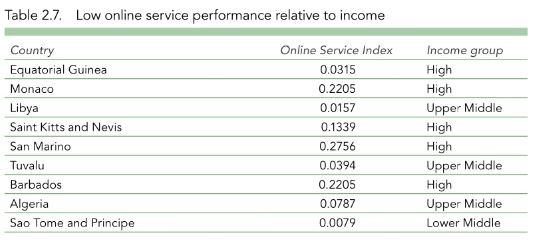
#> input picture data/tables/table2.JPG, 539 x 247 px, found by its file name
$ jupyter execute --allow-errors 'Table Extraction - subtables.ipynb'   (shell and % lines are left out)
#> lines starting #> are read from the running program, lines starting #| are printed output that depends on the picture; after the words box and inside, x2 and y2 are one past the last pixel; in counts of white or black regions, pixels touching at a corner belong together; long printed decimals are rounded
# Table extraction tutorial

This worked reasonably well. some minor bits to tune like the image threshold type, and this won't work for borderless tables.

However, it does give a good overview of how once we have the contours associated to the table, we can extract the contents using pytesseract.

https://towardsdatascience.com/a-table-detection-cell-recognition-and-text-extraction-algorithm-to-convert-tables-to-excel-files-902edcf289ec

### Extension to subtables

Subtables can be extracted by clustering the bounding boxes using a distance metric. we know the bounding boxes positions will be represented as x-y coordinate pairs, and so we can use this to group together bounding boxes belonging to subtables

[cell 1]
import cv2
import numpy as np
import pandas as pd
import matplotlib.pyplot as plt
import csv

try:
    from PIL import Image
except ImportError:
    import Image

import pytesseract

plt.rc('figure', figsize=(30, 20.0))

DATA_ROOT = 'data/tables/'

## Loading the image

First let us load hte image, and convert it the appropriate format:
- binary image
- invert to white on black lines and font

[cell 2]
PATH = f'{DATA_ROOT}/table2.jpg'

img = cv2.imread(PATH, cv2.IMREAD_GRAYSCALE) # cv2.IMREAD_GRAYSCALE for b&w image
plotting = plt.imshow(img)

[cell 3]
# threshold to binary image
thresh, img_bin = cv2.threshold(img, thresh=128, maxval=255, type=cv2.THRESH_BINARY | cv2.THRESH_OTSU) # cv2.ADAPTIVE_THRESH_MEAN_C
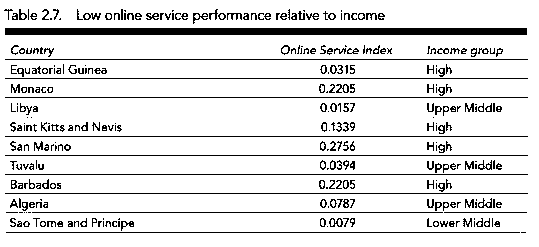
#> img_bin: shape (247, 539); 88.7% white; 321 black regions (120 under 20 px), largest, box (x1, y1, x2, y2) and area: (5, 28, 527, 35) 3654, (5, 59, 528, 60) 523, (5, 78, 528, 79) 523
#> thresh = 203
print(thresh)
#| 203.0

[cell 4]
BINARY_FPATH = f'{DATA_ROOT}/bin_cTDaR_t10120.jpg'

# invert the image
img_bin = 255 - img_bin
cv2.imwrite(BINARY_FPATH, img_bin)
#> Out = True

[cell 5]
# plotting the image to see the output.
plotting = plt.imshow(img_bin, cmap='gray')

TODO: remove, but the below shows the different threshold functions on the same image.

[cell 6]
ret,thresh1 = cv2.threshold(img,127,255,cv2.THRESH_BINARY)
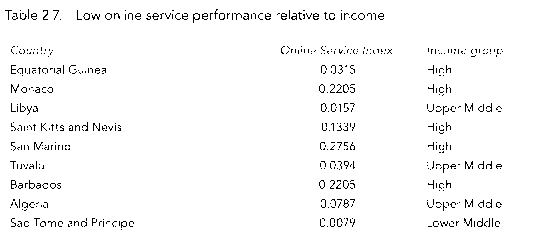
#> thresh1: shape (247, 539); 97.3% white; black in thin lines or dots, all inside (x1, y1, x2, y2) = (5, 9, 503, 230)
ret,thresh2 = cv2.threshold(img,127,255,cv2.THRESH_BINARY_INV)
ret,thresh3 = cv2.threshold(img,127,255,cv2.THRESH_TRUNC)
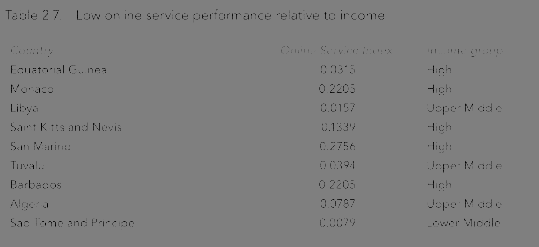
#> thresh3: shape (247, 539); min 0, max 127, mean 125.7
ret,thresh4 = cv2.threshold(img,127,255,cv2.THRESH_TOZERO)
ret,thresh5 = cv2.threshold(img,127,255,cv2.THRESH_TOZERO_INV)
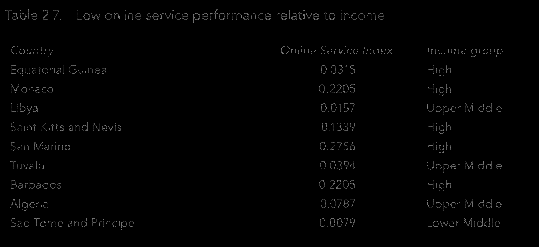
#> thresh5: shape (247, 539); min 0, max 127, mean 2.2
thresh6 = cv2.adaptiveThreshold(img,255,cv2.ADAPTIVE_THRESH_MEAN_C,cv2.THRESH_BINARY,11,2)
#> thresh6: shape (247, 539); 84.2% white; black in thin lines or dots
thresh7 = cv2.adaptiveThreshold(img,255,cv2.ADAPTIVE_THRESH_GAUSSIAN_C,cv2.THRESH_BINARY,11,2)
#> thresh7: shape (247, 539); 86.5% white; black in thin lines or dots
_, thresh8 = cv2.threshold(img,0,255,cv2.THRESH_TOZERO+cv2.THRESH_OTSU)


titles = ['Original Image','BINARY','BINARY_INV','TRUNC','TOZERO','TOZERO_INV', 'THRESH_MEAN', 'THRESH_MEAN_GAUSSIAN_C',
          'OTSU']
images = [img, thresh1, thresh2, thresh3, thresh4, thresh5, thresh6, thresh7, thresh8]

for i in range(len(images)):
    plt.subplot(3,3,i+1),plt.imshow(images[i],'gray')
    plt.title(titles[i])
    plt.xticks([]),plt.yticks([])
#> this loop made 9 passes

## Define table lines

Next, let us define the kernel for identifying vertical and horizontal lines within the table(s).

[cell 7]
# Length(width) of kernel as 100th of total width
kernel_len = img.shape[1] // 100

# Defining a vertical kernel to detect all vertical lines of image
ver_kernel = cv2.getStructuringElement(cv2.MORPH_RECT, (1, kernel_len))

# Defining a horizontal kernel to detect all horizontal lines of image
hor_kernel = cv2.getStructuringElement(cv2.MORPH_RECT, (kernel_len, 1))

# A kernel of 2x2
kernel = cv2.getStructuringElement(cv2.MORPH_RECT, (2, 2))

 Detection of vertical lines

[cell 8]
#Use vertical kernel to detect and save the vertical lines in a jpg
ver_image = cv2.erode(img_bin, ver_kernel, iterations=3)
#> ver_image: shape (247, 539); every value is 0
vertical_lines = cv2.dilate(ver_image, ver_kernel, iterations=3)
cv2.imwrite(f'{DATA_ROOT}/vertical.jpg', vertical_lines)

#Plot the generated image
plotting = plt.imshow(ver_image, cmap='gray')

Detection of horizontal lines

[cell 9]
#Use horizontal kernel to detect and save the horizontal lines in a jpg
hor_image = cv2.erode(img_bin, hor_kernel, iterations=3)
#> hor_image: shape (247, 539); 6.1% white; 12 white regions (1 under 20 px), largest, box (x1, y1, x2, y2) and area: (11, 28, 521, 35) 3570, (11, 59, 522, 60) 511, (11, 78, 522, 79) 511
horizontal_lines = cv2.dilate(hor_image, hor_kernel, iterations=3)
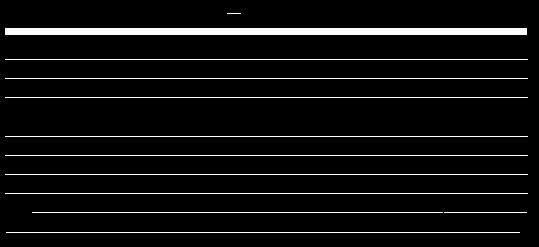
#> horizontal_lines: shape (247, 539); 6.3% white; 12 white regions (1 under 20 px), largest, box (x1, y1, x2, y2) and area: (5, 28, 527, 35) 3654, (5, 59, 528, 60) 523, (5, 78, 528, 79) 523
cv2.imwrite(f'{DATA_ROOT}/horizontal.jpg', horizontal_lines)

#Plot the generated image
plotting = plt.imshow(hor_image, cmap='gray')

Let us combine both into a third image, by weighting both with 0.5 the goal is to identify the cells

[cell 10]
# Combine horizontal and vertical lines in a new third image, with both having same weight.
img_vh = cv2.addWeighted(vertical_lines, 0.5, horizontal_lines, 0.5, 0.0)

#Eroding and thesholding the image
img_vh = cv2.erode(~img_vh, kernel, iterations=2) # what does the tilda do here?
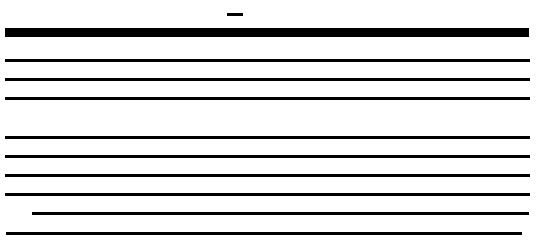
#> img_vh: shape (247, 539); values 127 (black) and 255 (white), 85.9% white; 11 black regions, largest, box (x1, y1, x2, y2) and area: (5, 28, 529, 37) 4716, (5, 59, 530, 62) 1575, (5, 78, 530, 81) 1575
thresh, img_vh = cv2.threshold(img_vh, 128, 255, cv2.THRESH_BINARY | cv2.THRESH_OTSU)
#> img_vh: shape (247, 539); 85.9% white; 11 black regions
#> thresh = 127
cv2.imwrite(f'{DATA_ROOT}/img_vh.jpg', img_vh)

plotting = plt.imshow(img_vh, cmap='gray')

[cell 11]
# what are the below bit ops doing? i'm assuming these are re-inverting the image again for boundaries?
bitxor = cv2.bitwise_xor(img, img_vh)
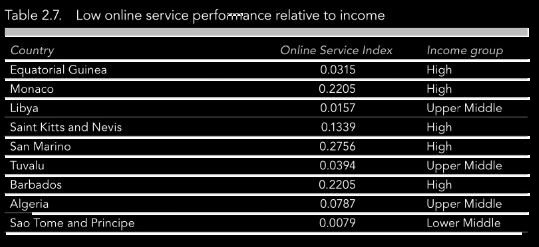
#> bitxor: shape (247, 539); min 0, max 255, mean 39.7
bitnot = cv2.bitwise_not(bitxor)
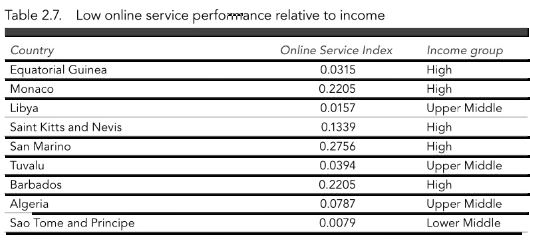
#> bitnot: shape (247, 539); min 0, max 255, mean 215.3

#Plotting the generated image. shows how the position of the lines is good I guess?
plt.figure(figsize=(30,30))
plotting = plt.imshow(bitnot, cmap='gray')

## Contour detection
Now we have the table structure, we can detect the contours. This will help give us the coordinates of each box.

This function will help us ID the contours (this may be replaceable by other approaches such as CascadeTabNet.

Sort fn lifted from here https://www.pyimagesearch.com/2015/04/20/sorting-contours-using-python-and-opencv/

NOTE: not convinced the below is doing what we want it to do in that it is not appearing to wrap the cells, more it is wrapping the vertical/horizontal lines?

[cell 12]
# Detect contours for following box detection
contours, hierarchy = cv2.findContours(img_vh, cv2.RETR_TREE, cv2.CHAIN_APPROX_SIMPLE)
#> contours = 12 contours; largest, box (x1, y1, x2, y2) and area: (0, 0, 539, 247) 132348, (4, 27, 530, 38) 5248, (4, 192, 531, 197) 2102, (4, 173, 531, 178) 2102, (4, 154, 531, 159) 2102

[cell 13]
def sort_top_to_bottom(cnts, i, reverse):
    # construct the list of bounding boxes and sort them from top to bottom
#> called with i = 1, reverse = False
    bounding_boxes = [cv2.boundingRect(c) for c in cnts]
#> bounding_boxes = [(0, 0, 539, 247), (5, 231, 518, 5), (31, 211, 499, 5), (4, 192, 527, 5), (4, 173, 527, 5), (4, 154, 527, 5), (4, 135, 527, 5), (4, 96, 527, 5), (4, 77, 527, 5), (4, 58, 527, 5), (4, 27, 526, 11), (226, 12, 18, 5)]
    cnts, bounding_boxes = zip(*sorted(zip(cnts, bounding_boxes), key=lambda b:b[1][i], reverse=reverse))
#> cnts = 12 contours; largest, box (x1, y1, x2, y2) and area: (0, 0, 539, 247) 132348, (4, 27, 530, 38) 5248, (4, 58, 531, 63) 2102, (4, 77, 531, 82) 2102, (4, 96, 531, 101) 2102; bounding_boxes = ((0, 0, 539, 247), (226, 12, 18, 5), (4, 27, 526, 11), (4, 58, 527, 5), (4, 77, 527, 5), (4, 96, 527, 5), (4, 135, 527, 5), (4, 154, 527, 5), (4, 173, 527, 5), (4, 192, 527, 5), (31, 211, 499, 5), (5, 231, 518, 5))
    return cnts, bounding_boxes

def sort_contours(cnts, method="left-to-right"):
    # initialize the reverse flag and sort index
    reverse = False
    i = 0
    # handle if we need to sort in reverse
    if method == "right-to-left" or method == "bottom-to-top":
        reverse = True

    # handle if we are sorting against the y-coordinate rather than
    # the x-coordinate of the bounding box
    if method == "top-to-bottom" or method == "bottom-to-top":
        i = 1

    # construct the list of bounding boxes and sort them from top to bottom
    cnts, bounding_boxes = sort_top_to_bottom(cnts, i, reverse)

    # return the list of sorted contours and bounding boxes
    return cnts, bounding_boxes

[cell 14]
# Sort all the contours by top to bottom.
contours, bounding_boxes = sort_contours(contours, method="top-to-bottom")
#> contours has the same summary as cnts in sort_top_to_bottom

Next, let us retrieve the cell positions

[cell 15]
#Creating a list of heights for all detected boxes
heights = [bounding_boxes[i][3] for i in range(len(bounding_boxes))]
#> heights = [247, 5, 11, 5, 5, 5, 5, 5, 5, 5, 5, 5]

#Get mean of heights
mean = np.mean(heights)
#> mean = 25.67
print(f'mean height: {mean}')
#| mean height: 25.667

Next, let us retrieve the position, width and heigh of each contour and store it in the box list. tthen let us draw rectangles around all of our boxes and plot the image.

[cell 16]
#Create list box to store all boxes in
box = []
# Get position (x,y), width and height for every contour and show the contour on image
for c in contours:
    x, y, w, h = cv2.boundingRect(c)
    if (w < 1000 and h < 150): # optional for very wide or tall rows
        image = cv2.rectangle(img, (x, y),(x+w, y+h), (0, 255, 0), 2)
        box.append([x, y, w, h])
#> this loop made 12 passes
#> pass 3, `image = cv2.rectangle(img, (x, y),(x+w, y+h), (0, 255, 0), 2)`:
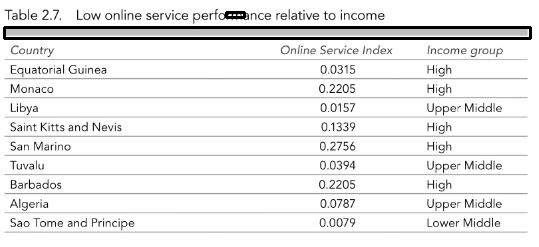
#> image: shape (247, 539); min 0, max 255, mean 235.2
#> after the loop:
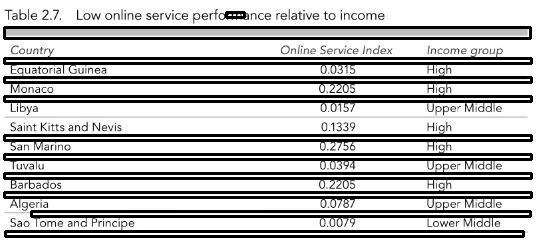
#> img: shape (247, 539); min 0, max 255, mean 183.9
#> after the loop, box = [[226, 12, 18, 5], [4, 27, 526, 11], [4, 58, 527, 5], [4, 77, 527, 5], [4, 96, 527, 5], [4, 135, 527, 5], [4, 154, 527, 5], [4, 173, 527, 5], [4, 192, 527, 5], [31, 211, 499, 5], [5, 231, 518, 5]]
plt.figure(figsize=(30, 30))
plotting = plt.imshow(image, cmap='gray')

## Cell locations
Next, since we have each cell location, height and width we need to get the location within the table.

As long as a box does not differ more than its own (height + mean/2) the box is in the same row. There is a strong assumption here that there is a low std for the heights

[cell 17]
row, column = [], []
j = 0

#Sorting the boxes to their respective row and column
for i in range(len(box)):
    if(i==0):
        column.append(box[i])
        previous = box[i]
    else:
        if(box[i][1] <= previous[1] + mean/2):
            column.append(box[i])
            previous = box[i]
            if (i == len(box) - 1):
                row.append(column)
        else:
            row.append(column)
            column = []
            previous = box[i]
            column.append(box[i])
#> this loop made 11 passes
#> after the loop, row = [[[226, 12, 18, 5]], [[4, 27, 526, 11]], [[4, 58, 527, 5]], [[4, 77, 527, 5]], [[4, 96, 527, 5]], [[4, 135, 527, 5]], [[4, 154, 527, 5]], [[4, 173, 527, 5]], [[4, 192, 527, 5]], [[31, 211, 499, 5]]]

print(column)
#| [[5, 231, 518, 5]]
print(row)
#| [[[226, 12, 18, 5]], [[4, 27, 526, 11]], [[4, 58, 527, 5]], [[4, 77, 527, 5]], [[4, 96, 527, 5]], [[4, 135, 527, 5]], [[4, 154, 527, 5]], [[4, 173, 527, 5]], [[4, 192, 527, 5]], [[31, 211, 499, 5]]]

We now calculate the max number of columns so we understand the shape of the final output (in this instance a dataframe)

[cell 18]
col_lens = [len(r) for r in row]
#> col_lens = [1, 1, 1, 1, 1, 1, 1, 1, 1, 1]
max_idx = np.argmax(col_lens)
#> max_idx = 0
countcol = col_lens[max_idx]
#> countcol = 1
print(countcol, '|', max_idx)
#| 1 | 0

After having the maximum number of cells we store the midpoint of each column in a list, create an array and sort the values.

[cell 19]
#Retrieving the center of each column
center = [int(row[max_idx][j][0] + row[max_idx][j][2] / 2) for j in range(len(row[max_idx])) if row[0]]
#> center = [235]

center = np.array(center)
center.sort()
center
#> Out = [235]

At this point, we have all boxes and their values, but as you might see in the output of your row list the values are not always sorted in the right order. That’s what we do next regarding the distance to the columns center. The proper sequence we store in the list finalboxes.

[cell 20]
#Regarding the distance to the columns center, the boxes are arranged in respective order
finalboxes = []
for i in range(len(row)):
    lis=[]
    for k in range(countcol):
        lis.append([])
    for j in range(len(row[i])):
        diff = abs(center-(row[i][j][0]+row[i][j][2]/4))
        minimum = min(diff)
        indexing = list(diff).index(minimum)
        lis[indexing].append(row[i][j])
    finalboxes.append(lis)
#> this loop made 10 passes
#> after the loop, finalboxes = 10 items

$ run again, with data/tables/table1.JPG copied over data/tables/table2.JPG
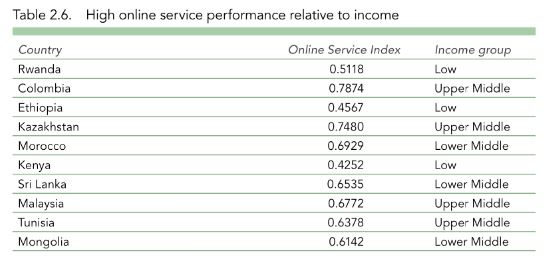
#> input picture data/tables/table1.JPG, 553 x 263 px, found by its file name
#> `thresh, img_bin = cv2.threshold(img, thresh=128, maxval=255, type=cv2...`:
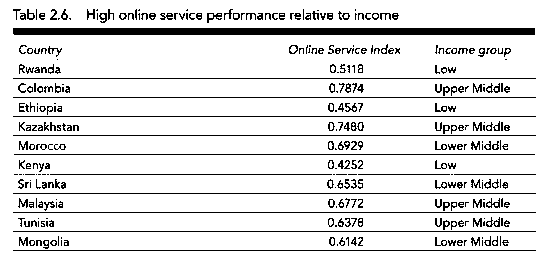
#> img_bin: shape (263, 553); 89% white; 341 black regions (125 under 20 px), largest, box (x1, y1, x2, y2) and area: (13, 28, 535, 35) 3653, (13, 78, 536, 79) 523, (13, 97, 536, 98) 523
#> `thresh, img_bin = cv2.threshold(img, thresh=128, maxval=255, type=cv2...`: thresh = 203
#| 203.0
#> `cv2.imwrite(BINARY_FPATH, img_bin)`: Out = True
#> thresh1: shape (263, 553); 97.4% white; black in thin lines or dots, all inside (x1, y1, x2, y2) = (14, 9, 511, 248)
#> thresh6: shape (263, 553); 84.7% white; black in thin lines or dots, all inside (x1, y1, x2, y2) = (8, 8, 536, 252)
#> thresh7: shape (263, 553); 86.8% white; black in thin lines or dots
#> the loop `for i in range(len(images)):` made 9 passes
#> ver_image: shape (263, 553); every value is 0
#> hor_image: shape (263, 553); 5.9% white; 13 white regions, largest, box (x1, y1, x2, y2) and area: (19, 28, 529, 35) 3569, (19, 78, 530, 79) 511, (19, 97, 530, 98) 511
#> `thresh, img_vh = cv2.threshold(img_vh, 128, 255, cv2.THRESH_BINARY | c..`: thresh = 127
#> `contours, hierarchy = cv2.findContours(img_vh, cv2.RETR_TREE, cv2.CHAI..`: contours = 14 contours; largest, box (x1, y1, x2, y2) and area: (0, 0, 553, 263) 144624, (12, 27, 538, 38) 5246, (12, 249, 539, 254) 2102, (12, 230, 539, 235) 2102, (12, 211, 539, 216) 2102
#> in sort_top_to_bottom, `bounding_boxes = [cv2.boundingRect(c) for c in cnts]`: bounding_boxes = [(0, 0, 553, 263), (12, 249, 527, 5), (12, 230, 527, 5), (12, 211, 527, 5), (12, 192, 527, 5), (453, 173, 86, 5), (357, 173, 96, 5), (49, 173, 286, 5), (13, 153, 525, 5), (12, 134, 527, 5), (12, 115, 527, 5), (12, 96, 527, 5), (12, 77, 527, 5), (12, 27, 526, 11)]
#> in sort_top_to_bottom, `cnts, bounding_boxes = zip(*sorted(zip(cnts, bounding_boxes), key=lamb..`: cnts = 14 contours; largest, box (x1, y1, x2, y2) and area: (0, 0, 553, 263) 144624, (12, 27, 538, 38) 5246, (12, 77, 539, 82) 2102, (12, 96, 539, 101) 2102, (12, 115, 539, 120) 2102; bounding_boxes = ((0, 0, 553, 263), (12, 27, 526, 11), (12, 77, 527, 5), (12, 96, 527, 5), (12, 115, 527, 5), (12, 134, 527, 5), (13, 153, 525, 5), (453, 173, 86, 5), (357, 173, 96, 5), (49, 173, 286, 5), (12, 192, 527, 5), (12, 211, 527, 5), (12, 230, 527, 5), (12, 249, 527, 5))
#> `contours, bounding_boxes = sort_contours(contours, method="top-to-bott..`: contours has the same summary as cnts in sort_top_to_bottom
#> heights = [263, 11, 5, 5, 5, 5, 5, 5, 5, 5, 5, 5, 5, 5]
#> mean = 23.86
#| mean height: 23.857
#> the loop `for c in contours:` made 14 passes
#> after the loop `for c in contours:`:
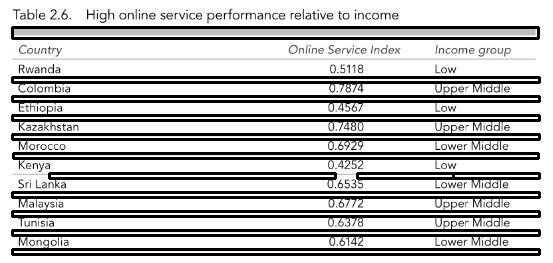
#> img: shape (263, 553); min 0, max 255, mean 184.4
#> after the loop `for c in contours:`: box = [[12, 27, 526, 11], [12, 77, 527, 5], [12, 96, 527, 5], [12, 115, 527, 5], [12, 134, 527, 5], [13, 153, 525, 5], [453, 173, 86, 5], [357, 173, 96, 5], [49, 173, 286, 5], [12, 192, 527, 5], [12, 211, 527, 5], [12, 230, 527, 5], [12, 249, 527, 5]]
#> the loop `for i in range(len(box)):` made 13 passes
#> after the loop `for i in range(len(box)):`: row = [[[12, 27, 526, 11]], [[12, 77, 527, 5]], [[12, 96, 527, 5]], [[12, 115, 527, 5]], [[12, 134, 527, 5]], [[13, 153, 525, 5]], [[453, 173, 86, 5], [357, 173, 96, 5], [49, 173, 286, 5]], [[12, 192, 527, 5]], [[12, 211, 527, 5]], [[12, 230, 527, 5]]]
#| [[12, 249, 527, 5]]
#> (printed output is left out)
#> col_lens = [1, 1, 1, 1, 1, 1, 3, 1, 1, 1]
#> max_idx = 6
#> countcol = 3
#| 3 | 6
#> center = [496, 405, 192]
#> `center`: Out = [192, 405, 496]
#> the loop `for i in range(len(row)):` made 10 passes
#> after the loop `for i in range(len(row)):`: finalboxes = 10 items
